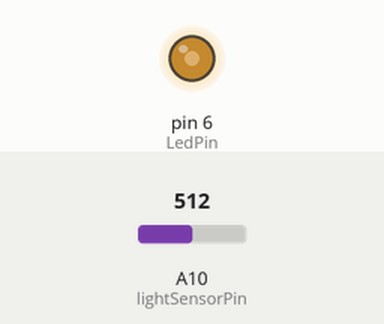
A sketch run on a simulated Arduino Mega 2560, built with avr-gcc and run on an emulated ATmega2560. On the bench: output pins drawn as LEDs (lit = HIGH). Inputs (shaded band) come from the test bench; at power-on: A10 (lightSensorPin) = 512.

Above: at 1.2 s.
1.3 s: A10 (lightSensorPin) set to 716
At 2.5 s:
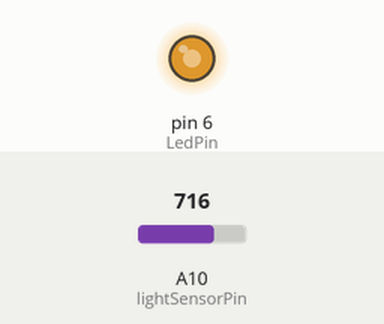
2.9 s: A10 (lightSensorPin) set to 900
At 3.8 s:
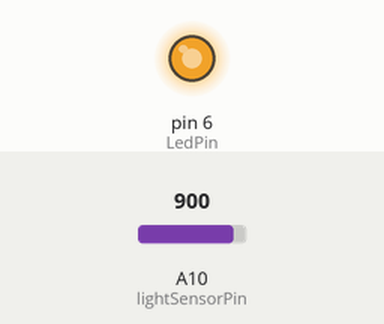
4.5 s: A10 (lightSensorPin) set to 122
At 5.0 s:
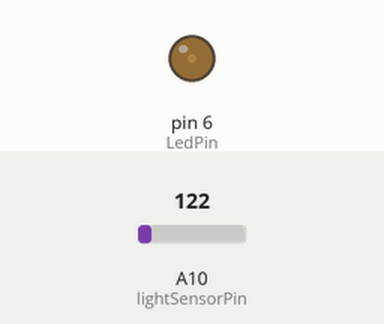
6.1 s: A10 (lightSensorPin) set to 0
At 7.4 s:
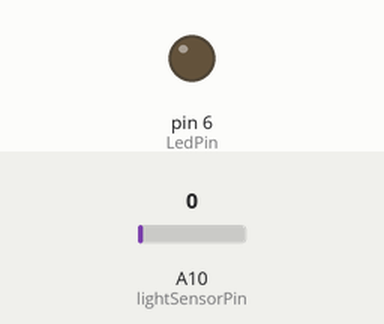
7.7 s: A10 (lightSensorPin) set to 511
At 8.8 s:
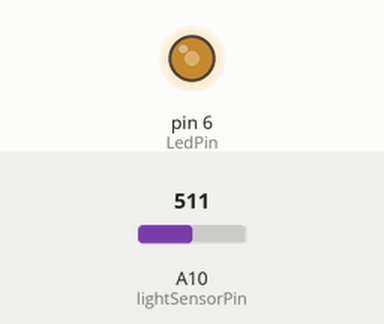
Timing chart, 0 to 10.3 s (numbered marks = the images above; inputs shaded):
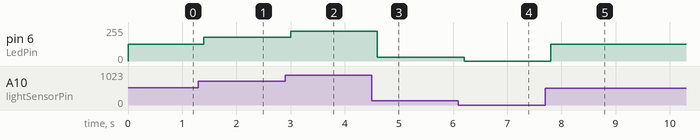

Measured:
- after the input at 1.3 s, pin 6 (LedPin): 127/255 → 178/255 after 0.10 s
- after the input at 2.9 s, pin 6 (LedPin): 178/255 → 224/255 after 0.10 s
- after the input at 4.5 s, pin 6 (LedPin): 224/255 → 30/255 after 0.10 s
- after the input at 6.1 s, pin 6 (LedPin): 30/255 → 0/255 after 0.11 s
- after the input at 7.7 s, pin 6 (LedPin): 0/255 → 127/255 after 0.11 s

The sketch:

mapping.ino
```cpp
int lightSensorValue=0;
int lightSensorPin = A10;
int LedPin = 6;
int mappedlightSensorValue=0;

void setup() {
  Serial.begin (9600);


}

void loop() {
  lightSensorValue=analogRead (lightSensorPin);
mappedlightSensorValue= map (lightSensorValue, 0,1023,0,255);
  analogWrite (LedPin, mappedlightSensorValue);
  delay(200);

}
```
